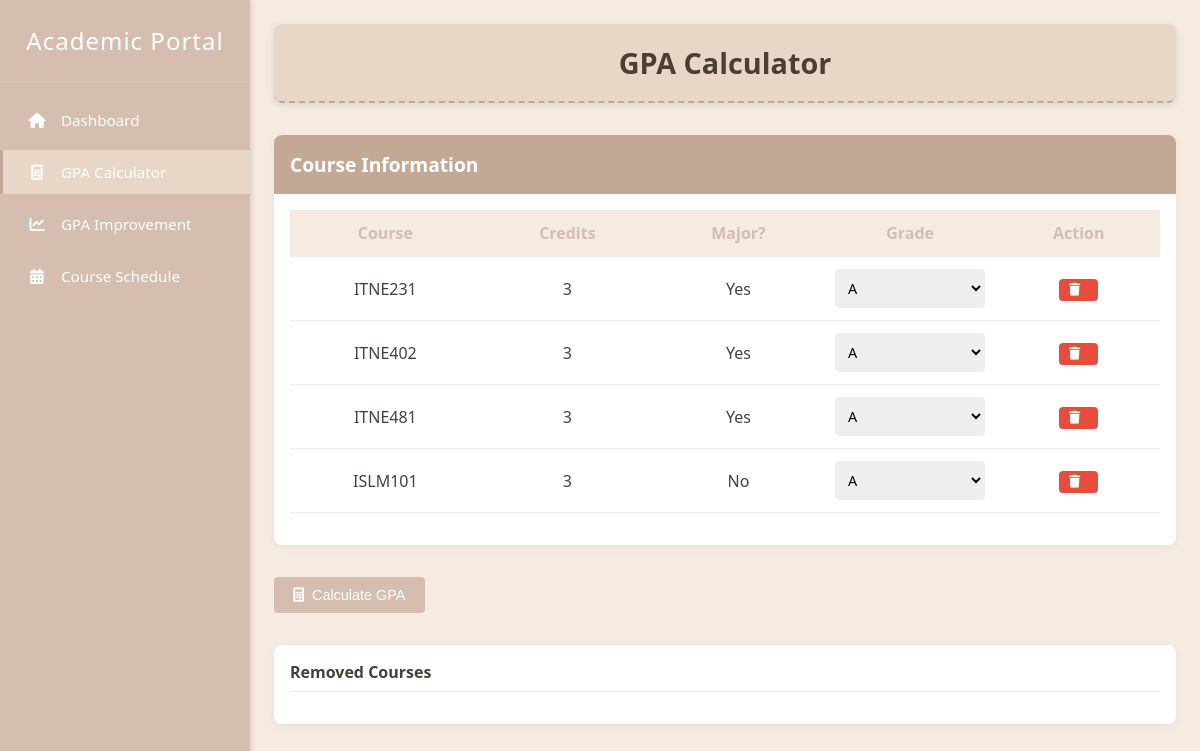
Screenshot of /gpa_calculator/ (signed in) with the database file from the repository.
### Project/models.py (models this page shows)
class Enrollment(models.Model):
    enrollment_id = models.AutoField(primary_key=True)
    student = models.ForeignKey(Student, on_delete=models.CASCADE)
    course_id = models.CharField(max_length=100)
    Credits = models.IntegerField(default=3)
    section = models.CharField(max_length=10, default='01')
    is_major_course = models.BooleanField(default=False)
    semester = models.CharField(max_length=50)
    attempt = models.IntegerField(default=0)
    class Meta:
        db_table = 'Enrollment'

### Project/views.py (the view, shortened to what this page needs)
# urls.py: path('gpa_calculator/', views.gpa_calculator_page, name='gpa_calculator'),
def gpa_calculator_page(request):
    student_id = request.session.get('student_id')
    if not student_id:
        return redirect('login')
    student = Student.objects.get(student_id=student_id)
    enrollments = Enrollment.objects.filter(student=student)
    student_courses = StudentCourse.objects.filter(student=student)
    grade_options = list(GRADE_MAP.keys())
    sgpa = cgpa = mgpa = None
    return render(request, 'Project/gpa_calculator.html', {
        'student': student,
        'enrollments': enrollments,
        'grade_options': grade_options,
    })

### Project/templates/Project/gpa_calculator.html (shortened to what this page needs)
<!DOCTYPE html>
<html lang="en">
  {% load static %}
<head>
  <link rel="stylesheet" href="https://cdnjs.cloudflare.com/ajax/libs/font-awesome/6.0.0/css/all.min.css">
</head>
<body>
  <div class="sidebar" id="sidebar">
    <div class="sidebar-header">
      <h2>Academic Portal</h2>
    </div>
    <ul class="sidebar-menu">
      <li><a href="{% url 'home' %}"><i class="fas fa-home"></i> Dashboard</a></li>
      <li><a href="{% url 'gpa_calculator' %}" class="active"><i class="fas fa-calculator"></i> GPA Calculator</a></li>
      <li><a href="{% url 'gpa_improvement' %}"><i class="fas fa-chart-line"></i> GPA Improvement</a></li>
      <li><a href="{% url 'schedule_suggestions' %}"><i class="fas fa-calendar-alt"></i> Course Schedule</a></li>
    </ul>
  </div>
  <div class="content-wrapper">
    <h1 class="page-title">GPA Calculator</h1>
    <form method="post">
      <div class="card">
        <div class="card-header" style="background-color: var(--secondary);">
          <h3>Course Information</h3>
        </div>
        <div class="card-body">
          <table id="course-table">
            <thead>
              <tr>
                <th>Course</th>
                <th>Credits</th>
                <th>Major?</th>
                <th>Grade</th>
                <th>Action</th>
              </tr>
            </thead>
            <tbody id="course-body">
              {% for enrollment in enrollments %}
              <tr class="course-row">
                <td>
                  {{ enrollment.course_id }}
                </td>
                <td>
                  {{ enrollment.Credits }}
                </td>
                <td>
                  {% if enrollment.is_major_course %}Yes{% else %}No{% endif %}
                </td>
                <td>
                  <select name="grade" class="grade-select">
                    {% for g in grade_options %}
                      <option value="{{ g }}">{{ g }}</option>
                    {% endfor %}
                  </select>
                </td>
                <td>
                  <button type="button" class="btn btn-danger btn-sm remove-btn">
                    <i class="fas fa-trash"></i>
                  </button>
                </td>
              </tr>
              {% endfor %}
            </tbody>
          </table>
        </div>
      </div>
      <div class="actions-container">
        <button type="submit" class="btn btn-primary">
          <i class="fas fa-calculator"></i> Calculate GPA
        </button>
      </div>
    </form>
    <div class="removed-courses">
      <h4>Removed Courses</h4>
    </div>
  </div>
</body>
</html>

### Project/templates/Project/gpa_calculator.html (style rules this page uses)
:root { --primary: #d5bdaf; --primary-light: #e8d7c6; --secondary: #c3a995; --light: #f5ebe0; --accent: #c3a995; --dark: #4a3f35; --light-gray: #edede9; --white: #ffffff; --danger: #e74c3c; --success: #2ecc71; }
* { margin: 0; padding: 0; box-sizing: border-box; }
body { font-family: 'Segoe UI', Tahoma, Geneva, Verdana, sans-serif; background: var(--light); margin: 0; color: var(--dark); display: flex; min-height: 100vh; }
.sidebar { width: 250px; background: var(--primary); color: var(--white); box-shadow: 2px 0 5px rgba(0,0,0,0.1); height: 100vh; position: fixed; top: 0; left: 0; z-index: 10; transition: all 0.3s ease; }
.sidebar-header { padding: 1.5rem; text-align: center; border-bottom: 1px solid rgba(255,255,255,0.1); }
.sidebar-header h2 { margin: 0; font-weight: 300; letter-spacing: 1px; color: var(--white); }
.sidebar-menu { list-style: none; padding: 1rem 0; }
.sidebar-menu li { margin-bottom: 0.5rem; }
.sidebar-menu a { display: block; padding: 0.75rem 1.5rem; color: var(--white); text-decoration: none; transition: all 0.3s; border-left: 3px solid transparent; font-size: 0.95rem; }
.sidebar-menu a:hover, .sidebar-menu a.active { background: var(--primary-light); border-left-color: var(--accent); }
.sidebar-menu a i { margin-right: 10px; width: 20px; text-align: center; }
.content-wrapper { flex: 1; margin-left: 250px; padding: 1.5rem; transition: all 0.3s ease; background: var(--light); }
.page-title { text-align: center; font-size: 1.8rem; font-weight: 600; color: var(--dark); background-color: var(--primary-light); padding: 1.2rem; margin-bottom: 2rem; border-radius: 8px; box-shadow: 0 2px 8px rgba(0,0,0,0.1); border-bottom: 2px dashed var(--secondary); }
.card { background: var(--white); border-radius: 8px; box-shadow: 0 2px 10px rgba(0,0,0,0.05); margin-bottom: 2rem; overflow: hidden; }
.card-header { padding: 1rem; background: var(--primary); color: var(--white); display: flex; justify-content: space-between; align-items: center; }
.card-header h3 { margin: 0; font-size: 1.2rem; }
.card-body { padding: 1rem; }
table { width: 100%; border-collapse: collapse; margin-bottom: 1rem; }
th, td { padding: 0.75rem; text-align: center; border-bottom: 1px solid var(--light-gray); }
th { background-color: var(--light); font-weight: 600; color: var(--primary); }
select, input { padding: 0.5rem; width: 100%; border: 1px solid var(--light-gray); border-radius: 4px; font-family: inherit; font-size: 0.9rem; transition: border-color 0.3s; }
.btn { padding: 0.6rem 1.2rem; border-radius: 4px; font-weight: 500; font-size: 0.9rem; cursor: pointer; transition: all 0.3s; border: none; display: inline-flex; align-items: center; justify-content: center; }
.btn i { margin-right: 0.5rem; }
.btn-primary { background: var(--primary); color: var(--white); }
.btn-danger { background: var(--danger); color: var(--white); }
.btn-sm { padding: 0.3rem 0.6rem; font-size: 0.8rem; }
.actions-container { margin-top: 1rem; display: flex; justify-content: space-between; align-items: center; }
.removed-courses { margin-top: 2rem; background: var(--white); border-radius: 8px; padding: 1rem; box-shadow: 0 2px 10px rgba(0,0,0,0.05); }
.removed-courses h4 { margin-bottom: 1rem; color: var(--dark); padding-bottom: 0.5rem; border-bottom: 1px solid var(--light-gray); }

### rows the page displays
Enrollment: course_id "ITNE231", Credits "3", is_major_course "Yes"
Enrollment: course_id "ITNE402", Credits "3", is_major_course "Yes"
Enrollment: course_id "ITNE481", Credits "3", is_major_course "Yes"
Enrollment: course_id "ISLM101", Credits "3", is_major_course "No"

### other values shown
form field grade "A"
